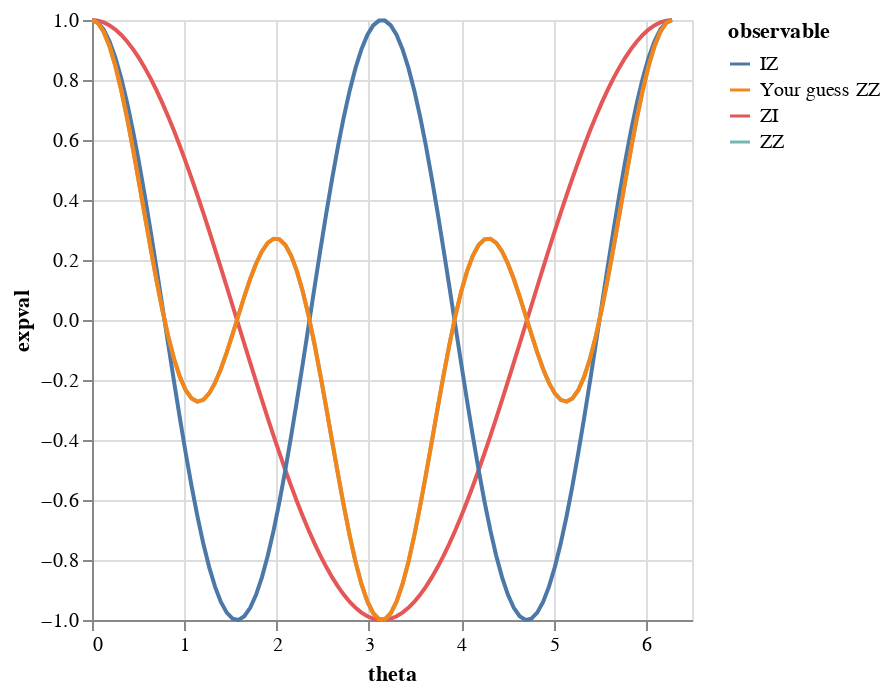

The cell this chart's notebook holds for it:
### Markdown cell above
### Codercise I.11.4 - Double Trouble

**Task**: Implement the following circuit twice.
1. First Version
    - Measure the observables Z on the first qubit ($Z\otimes I$).
    - Measure Z on the second qubit ($I\otimes Z$).
2. Second Version
    - Measure the observable $Z\otimes Z$.

<img height="40%" width="40%" src="https://assets.cloud.pennylane.ai/codebook/circuit_i-11-4.svg"/>

Plot the results as a function of $\theta$ to test your hypothesis.

**Solution**: Tensor product is applied when the symbol `@` is used. Identity portion of observables can be simplified. For instance, `qml.Identity(0) @ qml.PauliZ(1)` is reduced to `qml.PauliZ(1)`. The hypothesis is that the element-wise multiplication of $Z\otimes I$ and $I\otimes Z$ will give us $Z\otimes Z$.

### Code cell
dev = qml.device("default.qubit", wires=2)


@qml.qnode(dev)
def circuit_1(theta):
    """Implement the circuit and measure Z I and I Z.

    Args:
        theta (float): a rotation angle.

    Returns:
        float, float: The expectation values of the observables Z I, and I Z
    """
    ##################
    # YOUR CODE HERE #
    ##################

    qml.RX(theta, wires=0)
    qml.RY(2*theta, wires=1)
    
    return qml.expval(qml.PauliZ(0) @ qml.Identity(1)), qml.expval(qml.Identity(0) @ qml.PauliZ(1))


@qml.qnode(dev)
def circuit_2(theta):
    """Implement the circuit and measure Z Z.

    Args:
        theta (float): a rotation angle.

    Returns:
        float: The expectation value of the observable Z Z
    """

    ##################
    # YOUR CODE HERE #
    ##################

    qml.RX(theta, wires=0)
    qml.RY(2*theta, wires=1)

    return qml.expval(qml.PauliZ(0) @ qml.PauliZ(1))


def zi_iz_combination(ZI_results, IZ_results):
    """Implement a function that acts on the ZI and IZ results to
    produce the ZZ results. How do you think they should combine?

    Args:
        ZI_results (np.array[float]): Results from the expectation value of
            ZI in circuit_1.
        IZ_results (np.array[float]): Results from the expectation value of
            IZ in circuit_2.

    Returns:
        np.array[float]: A combination of ZI_results and IZ_results that
        produces results equivalent to measuring ZZ.
    """

    combined_results = np.zeros(len(ZI_results))

    ##################
    # YOUR CODE HERE #
    ##################

    combined_results = np.multiply(ZI_results, IZ_results)
    return combined_results


theta = np.linspace(0, 2 * np.pi, 100)

# Run circuit 1, and process the results
circuit_1_results = np.array([circuit_1(t) for t in theta])

ZI_results = circuit_1_results[:, 0]
IZ_results = circuit_1_results[:, 1]
combined_results = zi_iz_combination(ZI_results, IZ_results)

# Run circuit 2
ZZ_results = np.array([circuit_2(t) for t in theta])

# Plot your results
plot = plotter(theta, ZI_results, IZ_results, ZZ_results, combined_results)
plot

### Figure 1 — Vega-Lite specification as saved in the notebook (floating-point values rounded to 4 significant figures)
{"config": {"view": {"continuousWidth": 300, "continuousHeight": 300}}, "data": {"name": "data-4723e4d161a67253abe4ede8ccccf34a"}, "mark": {"type": "line"}, "encoding": {"color": {"field": "observable", "type": "nominal"}, "x": {"field": "theta", "type": "quantitative"}, "y": {"field": "expval", "type": "quantitative"}}, "transform": [{"fold": ["ZI", "IZ", "ZZ", "Your guess ZZ"], "as": ["observable", "expval"]}], "$schema": "https://vega.github.io/schema/vega-lite/v5.17.0.json", "datasets": {"data-4723e4d161a67253abe4ede8ccccf34a": [{"theta": 0.0, "ZI": 1.0, "IZ": 1.0, "ZZ": 1.0, "Your guess ZZ": 1.0}, {"theta": 0.06347, "ZI": 0.998, "IZ": 0.992, "ZZ": 0.99, "Your guess ZZ": 0.99}, {"theta": 0.1269, "ZI": 0.992, "IZ": 0.9679, "ZZ": 0.9602, "Your guess ZZ": 0.9602}, {"theta": 0.1904, "ZI": 0.9819, "IZ": 0.9284, "ZZ": 0.9116, "Your guess ZZ": 0.9116}, {"theta": 0.2539, "ZI": 0.9679, "IZ": 0.8738, "ZZ": 0.8458, "Your guess ZZ": 0.8458}, {"theta": 0.3173, "ZI": 0.9501, "IZ": 0.8053, "ZZ": 0.7651, "Your guess ZZ": 0.7651}, {"theta": 0.3808, "ZI": 0.9284, "IZ": 0.7237, "ZZ": 0.6719, "Your guess ZZ": 0.6719}, {"theta": 0.4443, "ZI": 0.9029, "IZ": 0.6306, "ZZ": 0.5693, "Your guess ZZ": 0.5693}, {"theta": 0.5077, "ZI": 0.8738, "IZ": 0.5272, "ZZ": 0.4607, "Your guess ZZ": 0.4607}, {"theta": 0.5712, "ZI": 0.8413, "IZ": 0.4154, "ZZ": 0.3495, "Your guess ZZ": 0.3495}, {"theta": 0.6347, "ZI": 0.8053, "IZ": 0.2969, "ZZ": 0.2391, "Your guess ZZ": 0.2391}, {"theta": 0.6981, "ZI": 0.766, "IZ": 0.1736, "ZZ": 0.133, "Your guess ZZ": 0.133}, {"theta": 0.7616, "ZI": 0.7237, "IZ": 0.04758, "ZZ": 0.03444, "Your guess ZZ": 0.03444}, {"theta": 0.8251, "ZI": 0.6785, "IZ": -0.07925, "ZZ": -0.05377, "Your guess ZZ": -0.05377}, {"theta": 0.8885, "ZI": 0.6306, "IZ": -0.2048, "ZZ": -0.1291, "Your guess ZZ": -0.1291}, {"theta": 0.952, "ZI": 0.5801, "IZ": -0.3271, "ZZ": -0.1897, "Your guess ZZ": -0.1897}, {"theta": 1.015, "ZI": 0.5272, "IZ": -0.4441, "ZZ": -0.2341, "Your guess ZZ": -0.2341}, {"theta": 1.079, "ZI": 0.4723, "IZ": -0.5539, "ZZ": -0.2616, "Your guess ZZ": -0.2616}, {"theta": 1.142, "ZI": 0.4154, "IZ": -0.6549, "ZZ": -0.272, "Your guess ZZ": -0.272}, {"theta": 1.206, "ZI": 0.3569, "IZ": -0.7453, "ZZ": -0.266, "Your guess ZZ": -0.266}, {"theta": 1.269, "ZI": 0.2969, "IZ": -0.8237, "ZZ": -0.2446, "Your guess ZZ": -0.2446}, {"theta": 1.333, "ZI": 0.2358, "IZ": -0.8888, "ZZ": -0.2096, "Your guess ZZ": -0.2096}, {"theta": 1.396, "ZI": 0.1736, "IZ": -0.9397, "ZZ": -0.1632, "Your guess ZZ": -0.1632}, {"theta": 1.46, "ZI": 0.1108, "IZ": -0.9754, "ZZ": -0.1081, "Your guess ZZ": -0.1081}, {"theta": 1.523, "ZI": 0.04758, "IZ": -0.9955, "ZZ": -0.04737, "Your guess ZZ": -0.04737}, {"theta": 1.587, "ZI": -0.01587, "IZ": -0.9995, "ZZ": 0.01586, "Your guess ZZ": 0.01586}, {"theta": 1.65, "ZI": -0.07925, "IZ": -0.9874, "ZZ": 0.07825, "Your guess ZZ": 0.07825}, {"theta": 1.714, "ZI": -0.1423, "IZ": -0.9595, "ZZ": 0.1366, "Your guess ZZ": 0.1366}, {"theta": 1.777, "ZI": -0.2048, "IZ": -0.9161, "ZZ": 0.1876, "Your guess ZZ": 0.1876}, {"theta": 1.841, "ZI": -0.2665, "IZ": -0.858, "ZZ": 0.2286, "Your guess ZZ": 0.2286}, {"theta": 1.904, "ZI": -0.3271, "IZ": -0.7861, "ZZ": 0.2571, "Your guess ZZ": 0.2571}, {"theta": 1.967, "ZI": -0.3863, "IZ": -0.7015, "ZZ": 0.271, "Your guess ZZ": 0.271}, {"theta": 2.031, "ZI": -0.4441, "IZ": -0.6056, "ZZ": 0.2689, "Your guess ZZ": 0.2689}, {"theta": 2.094, "ZI": -0.5, "IZ": -0.5, "ZZ": 0.25, "Your guess ZZ": 0.25}, {"theta": 2.158, "ZI": -0.5539, "IZ": -0.3863, "ZZ": 0.214, "Your guess ZZ": 0.214}, {"theta": 2.221, "ZI": -0.6056, "IZ": -0.2665, "ZZ": 0.1614, "Your guess ZZ": 0.1614}, {"theta": 2.285, "ZI": -0.6549, "IZ": -0.1423, "ZZ": 0.0932, "Your guess ZZ": 0.0932}, {"theta": 2.348, "ZI": -0.7015, "IZ": -0.01587, "ZZ": 0.01113, "Your guess ZZ": 0.01113}, {"theta": 2.412, "ZI": -0.7453, "IZ": 0.1108, "ZZ": -0.0826, "Your guess ZZ": -0.0826}, {"theta": 2.475, "ZI": -0.7861, "IZ": 0.2358, "ZZ": -0.1853, "Your guess ZZ": -0.1853}, {"theta": 2.539, "ZI": -0.8237, "IZ": 0.3569, "ZZ": -0.294, "Your guess ZZ": -0.294}, {"theta": 2.602, "ZI": -0.858, "IZ": 0.4723, "ZZ": -0.4052, "Your guess ZZ": -0.4052}, {"theta": 2.666, "ZI": -0.8888, "IZ": 0.5801, "ZZ": -0.5156, "Your guess ZZ": -0.5156}, {"theta": 2.729, "ZI": -0.9161, "IZ": 0.6785, "ZZ": -0.6216, "Your guess ZZ": -0.6216}, {"theta": 2.793, "ZI": -0.9397, "IZ": 0.766, "ZZ": -0.7198, "Your guess ZZ": -0.7198}, {"theta": 2.856, "ZI": -0.9595, "IZ": 0.8413, "ZZ": -0.8072, "Your guess ZZ": -0.8072}, {"theta": 2.919, "ZI": -0.9754, "IZ": 0.9029, "ZZ": -0.8807, "Your guess ZZ": -0.8807}, {"theta": 2.983, "ZI": -0.9874, "IZ": 0.9501, "ZZ": -0.9381, "Your guess ZZ": -0.9381}, {"theta": 3.046, "ZI": -0.9955, "IZ": 0.9819, "ZZ": -0.9775, "Your guess ZZ": -0.9775}, {"theta": 3.11, "ZI": -0.9995, "IZ": 0.998, "ZZ": -0.9975, "Your guess ZZ": -0.9975}, {"theta": 3.173, "ZI": -0.9995, "IZ": 0.998, "ZZ": -0.9975, "Your guess ZZ": -0.9975}, {"theta": 3.237, "ZI": -0.9955, "IZ": 0.9819, "ZZ": -0.9775, "Your guess ZZ": -0.9775}, {"theta": 3.3, "ZI": -0.9874, "IZ": 0.9501, "ZZ": -0.9381, "Your guess ZZ": -0.9381}, {"theta": 3.364, "ZI": -0.9754, "IZ": 0.9029, "ZZ": -0.8807, "Your guess ZZ": -0.8807}, {"theta": 3.427, "ZI": -0.9595, "IZ": 0.8413, "ZZ": -0.8072, "Your guess ZZ": -0.8072}, {"theta": 3.491, "ZI": -0.9397, "IZ": 0.766, "ZZ": -0.7198, "Your guess ZZ": -0.7198}, {"theta": 3.554, "ZI": -0.9161, "IZ": 0.6785, "ZZ": -0.6216, "Your guess ZZ": -0.6216}, {"theta": 3.618, "ZI": -0.8888, "IZ": 0.5801, "ZZ": -0.5156, "Your guess ZZ": -0.5156}, {"theta": 3.681, "ZI": -0.858, "IZ": 0.4723, "ZZ": -0.4052, "Your guess ZZ": -0.4052}, {"theta": 3.745, "ZI": -0.8237, "IZ": 0.3569, "ZZ": -0.294, "Your guess ZZ": -0.294}, {"theta": 3.808, "ZI": -0.7861, "IZ": 0.2358, "ZZ": -0.1853, "Your guess ZZ": -0.1853}, {"theta": 3.871, "ZI": -0.7453, "IZ": 0.1108, "ZZ": -0.0826, "Your guess ZZ": -0.0826}, {"theta": 3.935, "ZI": -0.7015, "IZ": -0.01587, "ZZ": 0.01113, "Your guess ZZ": 0.01113}, {"theta": 3.998, "ZI": -0.6549, "IZ": -0.1423, "ZZ": 0.0932, "Your guess ZZ": 0.0932}, {"theta": 4.062, "ZI": -0.6056, "IZ": -0.2665, "ZZ": 0.1614, "Your guess ZZ": 0.1614}, {"theta": 4.125, "ZI": -0.5539, "IZ": -0.3863, "ZZ": 0.214, "Your guess ZZ": 0.214}, {"theta": 4.189, "ZI": -0.5, "IZ": -0.5, "ZZ": 0.25, "Your guess ZZ": 0.25}, {"theta": 4.252, "ZI": -0.4441, "IZ": -0.6056, "ZZ": 0.2689, "Your guess ZZ": 0.2689}, {"theta": 4.316, "ZI": -0.3863, "IZ": -0.7015, "ZZ": 0.271, "Your guess ZZ": 0.271}, {"theta": 4.379, "ZI": -0.3271, "IZ": -0.7861, "ZZ": 0.2571, "Your guess ZZ": 0.2571}, {"theta": 4.443, "ZI": -0.2665, "IZ": -0.858, "ZZ": 0.2286, "Your guess ZZ": 0.2286}, {"theta": 4.506, "ZI": -0.2048, "IZ": -0.9161, "ZZ": 0.1876, "Your guess ZZ": 0.1876}, {"theta": 4.57, "ZI": -0.1423, "IZ": -0.9595, "ZZ": 0.1366, "Your guess ZZ": 0.1366}, {"theta": 4.633, "ZI": -0.07925, "IZ": -0.9874, "ZZ": 0.07825, "Your guess ZZ": 0.07825}, {"theta": 4.697, "ZI": -0.01587, "IZ": -0.9995, "ZZ": 0.01586, "Your guess ZZ": 0.01586}, {"theta": 4.76, "ZI": 0.04758, "IZ": -0.9955, "ZZ": -0.04737, "Your guess ZZ": -0.04737}, {"theta": 4.823, "ZI": 0.1108, "IZ": -0.9754, "ZZ": -0.1081, "Your guess ZZ": -0.1081}, {"theta": 4.887, "ZI": 0.1736, "IZ": -0.9397, "ZZ": -0.1632, "Your guess ZZ": -0.1632}, {"theta": 4.95, "ZI": 0.2358, "IZ": -0.8888, "ZZ": -0.2096, "Your guess ZZ": -0.2096}, {"theta": 5.014, "ZI": 0.2969, "IZ": -0.8237, "ZZ": -0.2446, "Your guess ZZ": -0.2446}, {"theta": 5.077, "ZI": 0.3569, "IZ": -0.7453, "ZZ": -0.266, "Your guess ZZ": -0.266}, {"theta": 5.141, "ZI": 0.4154, "IZ": -0.6549, "ZZ": -0.272, "Your guess ZZ": -0.272}, {"theta": 5.204, "ZI": 0.4723, "IZ": -0.5539, "ZZ": -0.2616, "Your guess ZZ": -0.2616}, {"theta": 5.268, "ZI": 0.5272, "IZ": -0.4441, "ZZ": -0.2341, "Your guess ZZ": -0.2341}, {"theta": 5.331, "ZI": 0.5801, "IZ": -0.3271, "ZZ": -0.1897, "Your guess ZZ": -0.1897}, {"theta": 5.395, "ZI": 0.6306, "IZ": -0.2048, "ZZ": -0.1291, "Your guess ZZ": -0.1291}, {"theta": 5.458, "ZI": 0.6785, "IZ": -0.07925, "ZZ": -0.05377, "Your guess ZZ": -0.05377}, {"theta": 5.522, "ZI": 0.7237, "IZ": 0.04758, "ZZ": 0.03444, "Your guess ZZ": 0.03444}, {"theta": 5.585, "ZI": 0.766, "IZ": 0.1736, "ZZ": 0.133, "Your guess ZZ": 0.133}, {"theta": 5.649, "ZI": 0.8053, "IZ": 0.2969, "ZZ": 0.2391, "Your guess ZZ": 0.2391}, {"theta": 5.712, "ZI": 0.8413, "IZ": 0.4154, "ZZ": 0.3495, "Your guess ZZ": 0.3495}, {"theta": 5.775, "ZI": 0.8738, "IZ": 0.5272, "ZZ": 0.4607, "Your guess ZZ": 0.4607}, {"theta": 5.839, "ZI": 0.9029, "IZ": 0.6306, "ZZ": 0.5693, "Your guess ZZ": 0.5693}, {"theta": 5.902, "ZI": 0.9284, "IZ": 0.7237, "ZZ": 0.6719, "Your guess ZZ": 0.6719}, {"theta": 5.966, "ZI": 0.9501, "IZ": 0.8053, "ZZ": 0.7651, "Your guess ZZ": 0.7651}, {"theta": 6.029, "ZI": 0.9679, "IZ": 0.8738, "ZZ": 0.8458, "Your guess ZZ": 0.8458}, {"theta": 6.093, "ZI": 0.9819, "IZ": 0.9284, "ZZ": 0.9116, "Your guess ZZ": 0.9116}, {"theta": 6.156, "ZI": 0.992, "IZ": 0.9679, "ZZ": 0.9602, "Your guess ZZ": 0.9602}, {"theta": 6.22, "ZI": 0.998, "IZ": 0.992, "ZZ": 0.99, "Your guess ZZ": 0.99}, {"theta": 6.283, "ZI": 1.0, "IZ": 1.0, "ZZ": 1.0, "Your guess ZZ": 1.0}]}}
